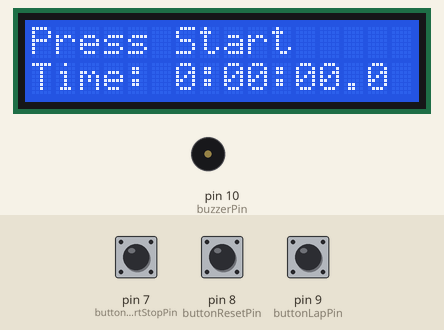
Simulated run of this sketch. Board: Arduino Uno, built with avr-gcc and run on an emulated ATmega328P. Parts: 16×2 character LCD, buzzer (waves = sounding, pin HIGH). Inputs (shaded band) come from the test bench; at power-on: pin 7 (buttonStartStopPin) LOW, pin 8 (buttonResetPin) LOW, pin 9 (buttonLapPin) LOW. What the sketch prints to the serial monitor is not drawn.

Above: at 3.2 s.
3.3 s: pin 7 (buttonStartStopPin) pulled HIGH for 0.15 s
At 3.63 s:
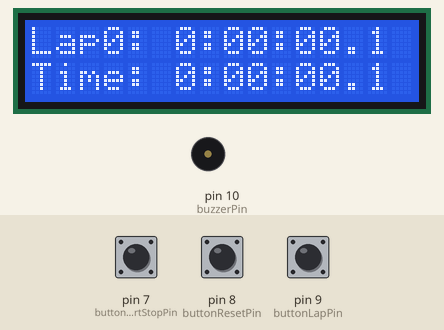
4.0 s: pin 8 (buttonResetPin) pulled HIGH for 0.15 s
At 4.6 s:
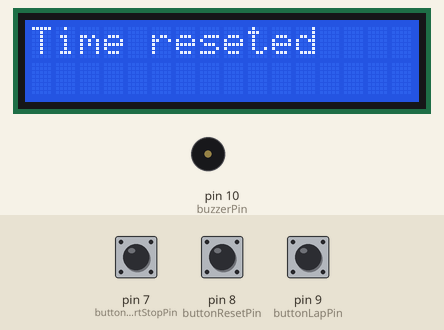
7.1 s: pin 8 (buttonResetPin) pulled HIGH for 1 s
At 8.9 s:
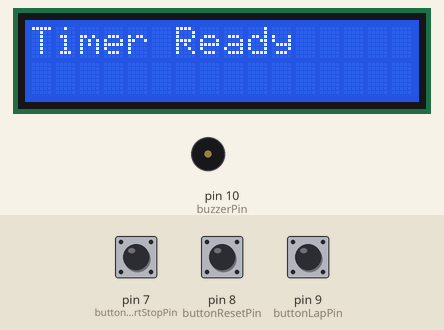
11.1 s: pin 7 (buttonStartStopPin) pulled HIGH for 1 s
At 12.38 s:
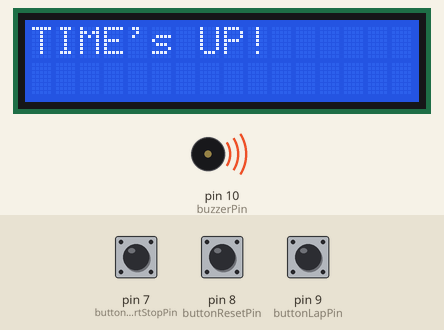
12.7 s: pin 8 (buttonResetPin) pulled HIGH for 3.2 s
At 16.4 s:
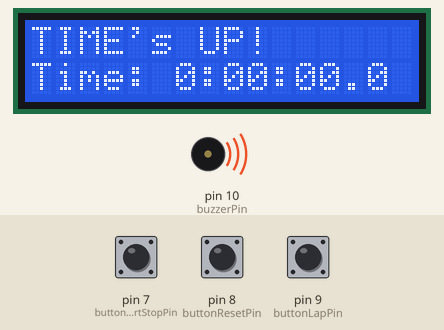
16.5 s: pin 7 (buttonStartStopPin) pulled HIGH for 3.2 s
At 20.08 s:
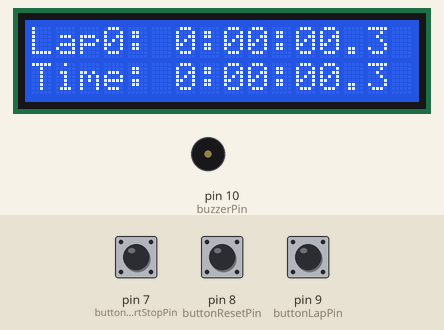
Timing chart, 0 to 21.3 s (numbered marks = the images above; inputs shaded):
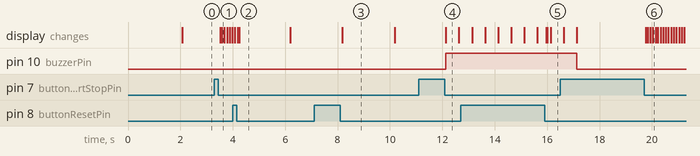

Measured:
- after the input at 3.3 s, the display: first changes after 0.21 s (image 1 shows a later state)
- after the input at 4.0 s, the display: first differs from a run without the input after 0.24 s (image 2)
- after the input at 7.1 s, the display: changes after 1.1 s (image 3)
- after the input at 11.1 s, pin 10 (buzzerPin): LOW → HIGH after 1.0 s; the display: changes after 1.0 s (image 4)
- after the input at 12.7 s, the display: first differs from a run without the input after 3.3 s (image 5 shows a later state)
- after the input at 16.5 s, the display: first differs from a run without the input after 3.3 s (image 6 shows a later state)
- what the display in image 2 shows lasts 2.0 s, from 4.2 s to 6.2 s

The sketch:

TcaciLiviu_Proiect.ino
```cpp
#include <LiquidCrystal.h>
#include <Bounce2.h>

// ------------------- Buzzer Configuration -------------------
// If you have a buzzer connected, define its pin here.
// If not using a buzzer, you can ignore or remove buzzer logic.
const int buzzerPin = 10;
const unsigned long timeIsUpBlinkDuration = 5000; // 5 seconds to beep/flash at countdown end

// ------------------- LCD Configuration -------------------
LiquidCrystal lcd(12, 11, 5, 4, 3, 2);

// ------------------- Button Pins -------------------
const int buttonStartStopPin = 7;
const int buttonResetPin     = 8;
const int buttonLapPin       = 9;

// ------------------- Debouncer Objects -------------------
Bounce debouncerStartStop = Bounce();
Bounce debouncerReset     = Bounce();
Bounce debouncerLap       = Bounce();

// ------------------- Stopwatch Variables -------------------
//
// totalStartTime, totalElapsedTime: used to measure the total time
// in stopwatch mode. When you press Start, totalStartTime is set
// so we can measure how long it's been running.
//
unsigned long totalStartTime = 0;
unsigned long totalElapsedTime = 0;
bool isRunning = false;             // Is the stopwatch currently running?

bool isResetting = false;
unsigned long resetStartTime = 0;
const unsigned long resetDisplayDuration = 2000; // 2s display "Time reseted"

//
// We store laps in an array from Lap0..Lap9. Each 'Lap' has:
//   number: index from 0..9
//   time:   the totalElapsedTime at the start of that lap
//
struct Lap {
  int number;
  unsigned long time;
};
const int maxLaps = 10;
Lap laps[maxLaps];

//
// lapStartTime:  moment we created the most recent lap
// lapCount:      index used for new laps (0..9, cycles)
// previousLapTime, previousLapNumber: used for blinking logic
//
unsigned long lapStartTime    = 0;
unsigned long previousLapTime = 0;
int previousLapNumber         = 0;
unsigned long lapCount        = 0;

//
// Blinking logic for showing old Lap times, e.g. for 2s
//
bool isBlinkingLapTime = false;
unsigned long blinkStartTime = 0;
const unsigned long blinkDuration = 2000;  // 2s to blink
const unsigned long blinkInterval = 200;   // how quickly we blink
unsigned long lastBlinkToggle = 0;
bool blinkState = false;

//
// lastTimeStr: storing the last displayed text for line 1, so we only update if it changed
//
String lastTimeStr = "";

// ------------------- Timer (Countdown) Variables -------------------
//
// inTimerMode: toggles whether we are in Timer or Stopwatch
// timerMinutes, timerSeconds: the countdown time
// timerRunning: whether we're actively decrementing
//
bool inTimerMode    = false;
unsigned int timerMinutes  = 0;
unsigned int timerSeconds  = 0;
bool timerRunning   = false;

//
// lastTimerDecrement: used to track the last time we decremented the timer by 1s
//
unsigned long lastTimerDecrement = 0;

//
// When countdown hits 00:00, we blink "TIME's UP!" for 5s
// timeIsUpBlinking: indicates that blinking is in progress
// timeIsUpBlinkStart: when we started blinking
//
bool timeIsUpBlinking = false;
unsigned long timeIsUpBlinkStart = 0;

// ------------------- Buzzer Variables -------------------
//
// If we beep for 5s at "TIME's UP," we track how long we've been beeping
//
bool buzzerActive = false;
unsigned long buzzerStartTime = 0;

// ------------------- Long-Press on Reset -------------------
// We differentiate short press vs. long press on Reset (≥ 1s).
//
unsigned long resetPressStartTime = 0;
bool resetPressInProgress         = false;
const unsigned long RESET_LONG_PRESS_THRESHOLD = 500; // 0.5 second threshold

// ------------------- Setup & Utility Functions -------------------

//
// formatTime(msVal):
//  Convert a millisecond value into "H:MM:SS.s" format for the stopwatch.
//
String formatTime(unsigned long msVal) {
  unsigned long hours = msVal / 3600000;
  unsigned long minutes = (msVal / 60000) % 60;
  unsigned long seconds = (msVal / 1000) % 60;
  unsigned long milliseconds = (msVal % 1000) / 100;

  String formattedTime;
  formattedTime += String(hours) + ":";
  if (minutes < 10) formattedTime += "0";
  formattedTime += String(minutes) + ":";
  if (seconds < 10) formattedTime += "0";
  formattedTime += String(seconds) + ".";
  formattedTime += String(milliseconds);

  return formattedTime;
}

//
// formatTimer(mm, ss):
//  For the countdown, produce a "MM:SS" string (no hours).
//
String formatTimer(unsigned int mm, unsigned int ss) {
  String result;
  if (mm < 10) result += "0";
  result += String(mm) + ":";
  if (ss < 10) result += "0";
  result += String(ss);
  return result;
}

void setup() {
  Serial.begin(9600);

  // If using a buzzer:
  pinMode(buzzerPin, OUTPUT);
  digitalWrite(buzzerPin, LOW);

  lcd.begin(16, 2);
  lcd.print("Stopwatch Ready");
  delay(2000);
  lcd.clear();

  lcd.setCursor(0, 0);
  lcd.print("Press Start      ");
  lcd.setCursor(0, 1);
  lcd.print("Time: 0:00:00.0 ");
  lastTimeStr = "Time: 0:00:00.0 ";

  pinMode(buttonStartStopPin, INPUT);
  pinMode(buttonResetPin, INPUT);
  pinMode(buttonLapPin, INPUT);

  debouncerStartStop.attach(buttonStartStopPin);
  debouncerStartStop.interval(25);

  debouncerReset.attach(buttonResetPin);
  debouncerReset.interval(25);

  debouncerLap.attach(buttonLapPin);
  debouncerLap.interval(25);
}

void loop() {
  debouncerStartStop.update();
  debouncerReset.update();
  debouncerLap.update();

  unsigned long currentMillis = millis();

  // If a buzzer beep is active, update that
  handleBuzzer(currentMillis);

  // Detect short vs long press on Reset
  handleResetButtonLogic(currentMillis);

  // If not in Timer mode => run the normal Stopwatch logic
  if (!inTimerMode) {
    handleStopwatchLogic(currentMillis);
  }
  else {
    // If in Timer mode => do countdown logic
    handleTimerLogic(currentMillis);
  }

  // If "TIME's UP" is blinking for 5s in Timer mode
  if (timeIsUpBlinking) {
    if (currentMillis - timeIsUpBlinkStart <= timeIsUpBlinkDuration) {
      unsigned long elapsedBlink = (currentMillis - timeIsUpBlinkStart);
      unsigned long halfSecond   = 500;
      unsigned long blinkPhase   = (elapsedBlink / halfSecond) % 2;
      lcd.setCursor(0, 0);
      if (blinkPhase == 0) {
        lcd.print("TIME's UP!       ");
      } else {
        lcd.print("                ");
      }
    }
    else {
      // 5 seconds of blinking done => clear & show something else
      timeIsUpBlinking = false;
      lcd.clear();
      lcd.setCursor(0, 0);
      lcd.print("Timer: 00:00");
      lcd.setCursor(0, 1);
      lcd.print("Reset Timer     ");
    }
  }
}

// ------------------- STOPWATCH LOGIC -------------------
//
// handleStopwatchLogic(currentMillis):
//  - Manages Start/Stop button in stopwatch mode
//  - Manages Lap button
//  - Updates display
//
void handleStopwatchLogic(unsigned long currentMillis) {
  // Pressing the Start/Stop button
  if (debouncerStartStop.fell()) {
    // If stopwatch is currently STOPPED => start it
    if (!isRunning && !isResetting) {
      totalStartTime = currentMillis - totalElapsedTime;
      isRunning = true;
      Serial.println("Stopwatch => started.");

      // If it's the very first start => create Lap0
      if (lapCount == 0 && totalElapsedTime == 0) {
        startNewLap();
        Serial.println("Stopwatch => first Lap (Lap0) started as reference.");
      }
    }
    // If stopwatch is RUNNING => stop it
    else if (isRunning && !isResetting) {
      totalElapsedTime = currentMillis - totalStartTime;
      isRunning = false;
      Serial.println("Stopwatch => stopped.");

      int lapIndex = lapCount % maxLaps;
      previousLapTime = totalElapsedTime - laps[lapIndex].time;
      previousLapNumber = laps[lapIndex].number;

      // Show final lap time on line 0
      lcd.setCursor(0, 0);
      lcd.print("Lap" + String(previousLapNumber) + ": "
                + formatTime(previousLapTime) + "   ");
    }
  }

  // Pressing the Lap button => record a new lap if running
  if (debouncerLap.fell() && isRunning && !isResetting) {
    unsigned long currentTotalTime = currentMillis - totalStartTime;

    // The old lap index is the current lap
    int lapIndexPrev = lapCount % maxLaps;
    previousLapTime = currentTotalTime - laps[lapIndexPrev].time;
    previousLapNumber = laps[lapIndexPrev].number;

    prepareNewLap(); // increments lapCount, sets new-lap reference

    // We'll blink the lap time for ~2s
    isBlinkingLapTime = true;
    blinkStartTime = currentMillis;
    lastBlinkToggle = currentMillis;
    blinkState = true;
  }

  // If we are blinking the old lap time
  if (isBlinkingLapTime) {
    if ((currentMillis - blinkStartTime) <= blinkDuration) {
      // Toggle every 'blinkInterval' ms
      if (currentMillis - lastBlinkToggle >= blinkInterval) {
        lastBlinkToggle = currentMillis;
        blinkState = !blinkState;
        lcd.setCursor(0, 0);
        if (blinkState) {
          lcd.print("Lap" + String(previousLapNumber) + ": "
                    + formatTime(previousLapTime) + "   ");
        } else {
          lcd.print("                ");
        }
      }
      // Meanwhile, line 1 => total time
      String timeStr = "Time: " + formatTime(totalElapsedTime) + " ";
      lcd.setCursor(0, 1);
      lcd.print(timeStr);
    }
    else {
      // done blinking => show the new Lap line
      isBlinkingLapTime = false;
      startNewLap(); // sets line 0 => "Lap#: 0..."
    }
  }

  // If the stopwatch is running => update totalElapsedTime
  if (isRunning) {
    totalElapsedTime = currentMillis - totalStartTime;
  }

  // Display total time on line 1 if not blinking & not resetting
  if (!isBlinkingLapTime && !isResetting) {
    String currentTimeStr = "Time: " + formatTime(totalElapsedTime) + " ";
    if (currentTimeStr != lastTimeStr) {
      lcd.setCursor(0, 1);
      lcd.print(currentTimeStr);
      lastTimeStr = currentTimeStr;
    }
    // Also show the "running lap" on line 0 if isRunning
    if (isRunning) {
      int lapIndex = lapCount % maxLaps;
      unsigned long currentLapTime = totalElapsedTime - laps[lapIndex].time;
      lcd.setCursor(0, 0);
      lcd.print("Lap" + String(laps[lapIndex].number) + ": "
                + formatTime(currentLapTime) + "   ");
    }
  }
}

// ------------------- TIMER MODE LOGIC -------------------
//
// handleTimerLogic(currentMillis):
//   If inTimerMode is TRUE, we do a simple countdown in mm:ss
//   The user can press Start/Stop to start/pause countdown
//   Lap button increments seconds +10
//   Once it hits 00:00 => beep 5s & blink "TIME's UP!"
//
void handleTimerLogic(unsigned long currentMillis) {
  // If "timeIsUpBlinking" is active, skip normal countdown logic
  if (timeIsUpBlinking) {
    return;
  }

  // 1) Start/Stop => toggles 'timerRunning'
  if (debouncerStartStop.fell()) {
    timerRunning = !timerRunning;
    Serial.println(timerRunning ? "Timer => Started" : "Timer => Paused");
  }

  // 2) Lap => +10 seconds
  if (debouncerLap.fell()) {
    timerSeconds += 10;
    if (timerSeconds >= 60) {
      timerMinutes += timerSeconds / 60;
      timerSeconds = timerSeconds % 60;
    }
    Serial.print("Timer => +10s => ");
    Serial.print(timerMinutes);
    Serial.print(":");
    Serial.println(timerSeconds);
  }

  // 3) Decrement each second if running
  if (timerRunning) {
    if (currentMillis - lastTimerDecrement >= 1000) {
      lastTimerDecrement = currentMillis;

      // Decrement logic
      if (timerSeconds > 0) {
        timerSeconds--;
      } else {
        if (timerMinutes > 0) {
          timerMinutes--;
          timerSeconds = 59;
        } else {
          // Timer done => beep + blink "TIME's UP!"
          timerRunning = false;
          Serial.println("Timer => 00:00 => times up!");
          timeIsUpBlinking = true;
          timeIsUpBlinkStart = currentMillis;
          buzzerActive = true;
          buzzerStartTime = currentMillis;

          lcd.clear();
        }
      }
    }
  }

  // 4) If not time up => display Timer
  if (!timeIsUpBlinking) {
    String timerStr = "T: " + formatTimer(timerMinutes, timerSeconds);
    lcd.setCursor(0, 0);
    lcd.print(timerStr + "    ");

    lcd.setCursor(0, 1);
    if (timerRunning) {
      lcd.print("COUNTING...      ");
    } else {
      lcd.print("Press Lap(+10s)  ");
    }
  }
}

// ------------------- RESET BUTTON LOGIC -------------------
//
// handleResetButtonLogic(currentMillis):
//  Distinguish between a short press (<1s) => normal reset
//  or a long press (>=1s) => toggle Timer Mode
//
void handleResetButtonLogic(unsigned long currentMillis) {
  // Depending on your wiring, you might do "rose => press started"
  // or the other way around. Adjust as needed.
  if (debouncerReset.rose()) {
    resetPressStartTime = currentMillis;
    resetPressInProgress = true;
    Serial.println("Reset => Press started (rose).");
  }

  if (debouncerReset.fell() && resetPressInProgress) {
    resetPressInProgress = false;
    unsigned long pressDuration = currentMillis - resetPressStartTime;
    Serial.print("Reset => Press ended (fell). Duration(ms): ");
    Serial.println(pressDuration);

    // If pressDuration >= 1s => toggle Timer/Stopwatch
    if (pressDuration >= RESET_LONG_PRESS_THRESHOLD) {
      inTimerMode = !inTimerMode;
      Serial.print("LONG press => Toggling mode => ");
      Serial.println(inTimerMode ? "Timer" : "Stopwatch");

      lcd.clear();
      if (inTimerMode) {
        // Enter Timer mode
        lcd.setCursor(0, 0);
        lcd.print("Timer Ready");
        Serial.println(" -> 'Timer Ready' for 2s...");
        delay(2000);
        lcd.clear();
        lcd.setCursor(0, 0);
        lcd.print("Press Start");
        Serial.println(" -> 'Press Start' displayed (Timer).");
      } else {
        // Return to Stopwatch mode
        lcd.setCursor(0, 0);
        lcd.print("Press Start      ");
        lcd.setCursor(0, 1);
        lcd.print("Time: 0:00:00.0 ");
        lastTimeStr = "Time: 0:00:00.0 ";
        Serial.println(" -> Returning to Stopwatch. 'Press Start' displayed.");
      }
    }
    else {
      // Short press => reset logic
      Serial.println("SHORT press => normal reset logic if in Stopwatch, else Timer reset.");
      if (!inTimerMode) {
        // Full reset if in stopwatch mode
        isRunning = false;
        totalElapsedTime = 0;
        lapStartTime = 0;
        previousLapTime = 0;
        previousLapNumber = 0;
        lapCount = 0;

        for (int i = 0; i < maxLaps; i++) {
          laps[i].number = 0;
          laps[i].time = 0;
        }

        isBlinkingLapTime = false;
        blinkState = false;
        isResetting = true;
        resetStartTime = currentMillis;

        lcd.setCursor(0, 0);
        lcd.print("Time reseted     ");
        lcd.setCursor(0, 1);
        lcd.print("                ");
      }
      else {
        // If short-press in Timer mode => reset the countdown
        timerMinutes = 0;
        timerSeconds = 0;
        timerRunning = false;
        Serial.println("SHORT press in Timer => reset countdown to 00:00");
        lcd.clear();
        lcd.setCursor(0, 0);
        lcd.print("Timer: 00:00");
        lcd.setCursor(0, 1);
        lcd.print("Reset Timer     ");
      }
    }
  }

  // If we are in a "reset display" phase, handle it
  if (isResetting) {
    if (currentMillis - resetStartTime >= resetDisplayDuration) {
      isResetting = false;
      lcd.setCursor(0, 0);
      lcd.print("Press Start      ");
      lcd.setCursor(0, 1);
      lcd.print("Time: 0:00:00.0 ");
      lastTimeStr = "Time: 0:00:00.0 ";
      Serial.println("Stopwatch reset done => 'Press Start'.");
    }
  }
}

// ------------------- HELPER FUNCTIONS -------------------
//
// Increments lapCount, sets up the new-lap reference time
// so that we measure the difference for the next stop/lap
//
void prepareNewLap() {
  lapCount++;
  int lapIndex = lapCount % maxLaps;
  laps[lapIndex].number = lapCount % maxLaps;
  laps[lapIndex].time = totalElapsedTime;
}

//
// startNewLap():
//  Called either for the very first Lap0 or after blinking an old Lap time.
//  Displays "LapX: 0.00..." on line 0, sets laps[lapIndex] to current totalElapsedTime
//
void startNewLap() {
  int lapIndex = lapCount % maxLaps;
  laps[lapIndex].number = lapCount % maxLaps;
  laps[lapIndex].time   = totalElapsedTime;

  lcd.setCursor(0, 0);
  lcd.print("Lap" + String(laps[lapIndex].number)
            + ": " + formatTime(0) + "   ");

  lapStartTime = millis();
  Serial.print("startNewLap => Lap ");
  Serial.println(laps[lapIndex].number);
}

//
// If the buzzer is active, beep for 5s (timeIsUpBlinkDuration).
// Then turn it off automatically.
//
void handleBuzzer(unsigned long currentMillis) {
  if (buzzerActive) {
    // Continuous beep
    digitalWrite(buzzerPin, HIGH);
    if ((currentMillis - buzzerStartTime) >= timeIsUpBlinkDuration) {
      buzzerActive = false;
      digitalWrite(buzzerPin, LOW);
      Serial.println("Buzzer OFF => 5s beep done.");
    }
  }
}
```
